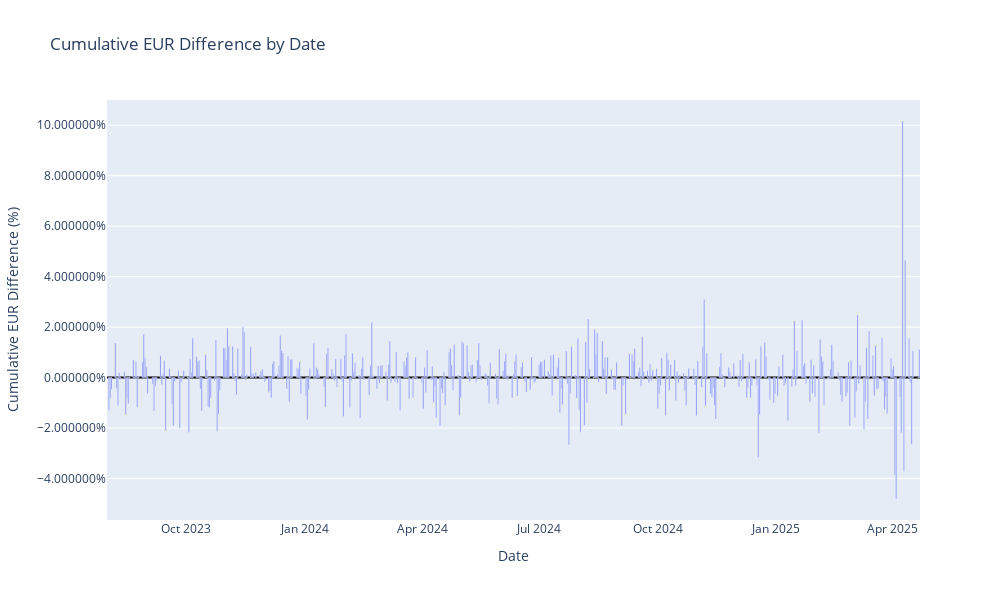

The cell this chart's notebook holds for it:
### Code cell
import plotly.express as px

# Create a bar chart for cumulative_eur_diff
fig = px.bar(
    all_data_filtered,
    x=all_data_filtered.index,
    y='cumulative_eur_diff',
    title='Cumulative EUR Difference by Date',
    labels={'cumulative_eur_diff': 'Cumulative EUR Difference', 'index': 'Date'},
)

# Customize the layout
fig.update_layout(
    xaxis_title="Date",
    yaxis_title="Cumulative EUR Difference (%)",
    yaxis_tickformat="%",  # Format y-axis as percentage
    height=600,
    width=1000,
    yaxis_zeroline=True,
    yaxis_zerolinecolor="black",
    yaxis_zerolinewidth=2,
)

fig.show()

### Figure 1 — Plotly figure (JSON) as saved in the notebook; plotly's stock layout.template omitted (floating-point values rounded to 4 significant figures; data arrays with more than 128 entries replaced by an {"elided": "..."} marker saying what was removed)
{"data": [{"hovertemplate": "Date=%{x}<br>Cumulative EUR Difference=%{y}<extra></extra>", "legendgroup": "", "marker": {"color": "#636efa", "pattern": {"shape": ""}}, "name": "", "orientation": "v", "showlegend": false, "textposition": "auto", "type": "bar", "x": {"elided": "433 str values"}, "xaxis": "x", "y": {"elided": "433 float values"}, "yaxis": "y"}], "layout": {"barmode": "relative", "height": 600, "legend": {"tracegroupgap": 0}, "title": {"text": "Cumulative EUR Difference by Date"}, "width": 1000, "xaxis": {"anchor": "y", "domain": [0, 1], "title": {"text": "Date"}}, "yaxis": {"anchor": "x", "domain": [0, 1], "tickformat": "%", "title": {"text": "Cumulative EUR Difference (%)"}, "zeroline": true, "zerolinecolor": "black", "zerolinewidth": 2}}}
